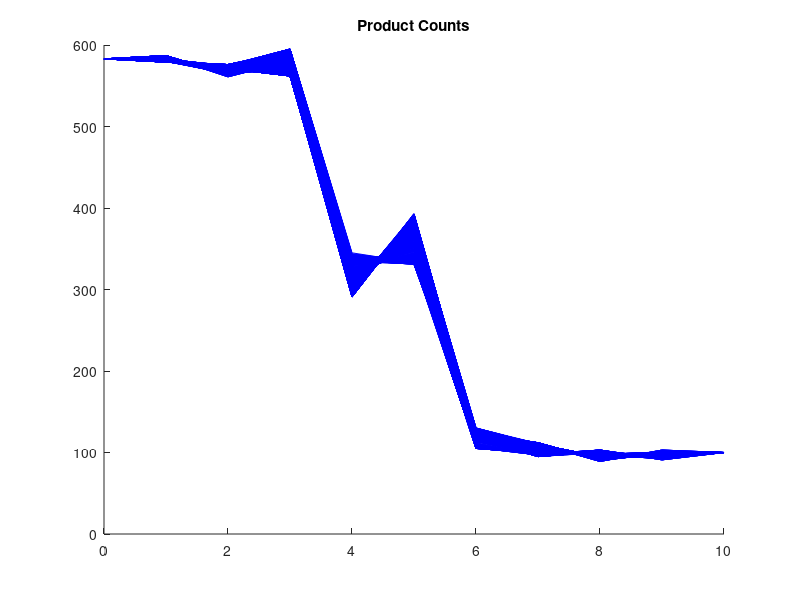
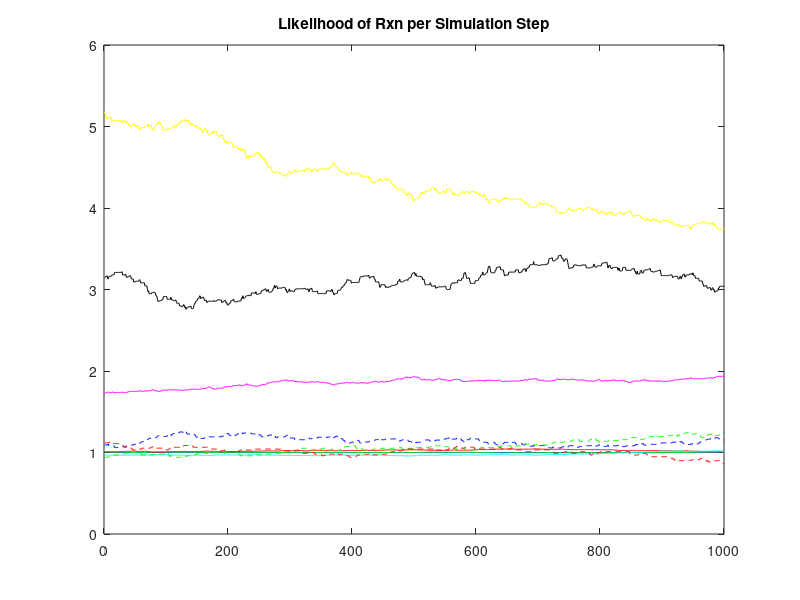
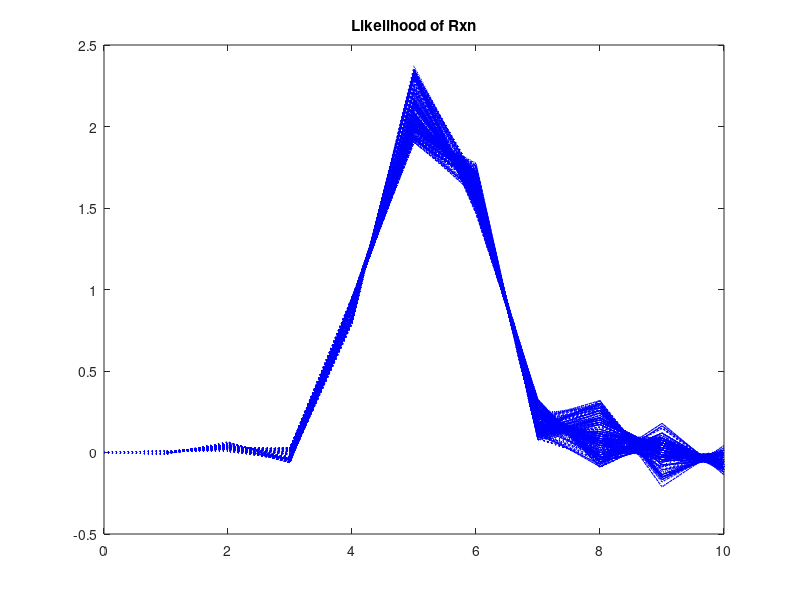
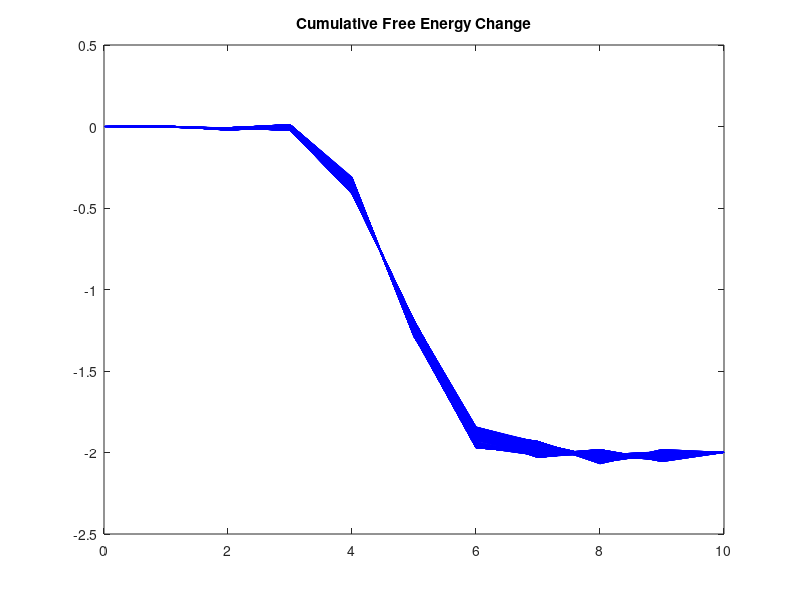

These figures' MATLAB source, in order:
function [] = lk_mc()
% Schlogl model:
% A  --> X
% K1 = k1/k2;
% B --> X
% Chain of reactions:
% A0 -> A1 -> A2 ->A3 ->A4 +2X -> 3X
% X -> B4 ->B3 -> B2 -> B1 -> B0
% A0 and B0 are the resevoirs

% Variables:
V = 1.00;
R = 0.00198858775; 
T = 298.15;
RT = R*T;

% kinetic parameters
k_boundary_rate = 1.00;
scale1 = 1;
scale2 = 1;
k1 = 1*3.0/V * scale1* k_boundary_rate;
k2 = 1*0.6/V * scale1* k_boundary_rate;
k3 = 1*0.25/V * scale2* k_boundary_rate;
k4 = k3
%k4=2.95;
K1 = k1/k2
K2 = k3/k4
k_boundary_rate = k_boundary_rate/V;

% Overall free energy change:
%DG = -3.85 %Gives a A0 =~ 10
%DG = -5.00
DG = -2.00
%DG = -3.85
%DG = -0.00
L = exp(-DG/RT)
A2B = L * K2/K1;
B0 = 100
A0 = round(A2B * B0)
pause;
X0 = 100;
X = X0;

L = K1/K2 * A0/B0
L1 = K1*A0/X
L2 = (1/K2) * X/B0
L1L2 = L1*L2
G_target = -RT* log(K1/K2 * A0/B0)

A1 = A0;
A2 = A0;
A3 = A0;
A4 = A0;
B1 = B0;
B2 = B0;
B3 = B0;
B4 = B0;
nsteps = 10000;
nsteps = 1000;
choices = rand(nsteps,1);

x_states = [];
a_states = [];
b_states = [];
Gstates = [];
deltaGstates = [];
xflux = [];
newtime = 0;
isteps = 0;
nreactions = 10;
L_thermo = zeros(nreactions, nsteps);
L_kinetic = zeros(nreactions, nsteps);

%Thermodynamic states - equilibrate the system:
for i=1:1:nsteps
   isteps = isteps + 1;

%Calculate the free energy changes of the reactions:
[f1,r1,f2,r2,f3,r3,f4,r4,f5,r5,f6,r6,fb3,rb3,fb4,rb4,fb5,rb5,fb6,rb6] = free_energy_changes(X, A0, A1, A2, A3, A4, B0, B1, B2, B3, B4, K1, K2);
   fall = f1+f2+f3+f4+f5+f6+fb3+fb4+fb5+fb6;
   rall = r1+r2+r3+r4+r5+r6+rb3+rb4+rb5+rb6;
   vall = 1 + rall + fall;

   %Check to see if any of the reactants went to zero:
   if((X < 0) || (B4 < 0))
      pause_sim = 1;
   else
      pause_sim = 0;
   end;
   % Random number:
   choice = choices(i);
if(X >= 1)
   % Choose a reaction:
   if (choice <= f1/vall)
      X = X +1;
      A4 = A4-1;
   elseif (choice <= (f1+f2)/vall)
      X = X +1;
      B4 = B4 -1;
   elseif (choice <= (f1+f2+f3)/vall)
      A1 = A1 +1;
   elseif (choice <= (f1+f2+f3+f4)/vall)
      A2 = A2 +1;
      A1 = A1 -1;
   elseif (choice <= (f1+f2+f3+f4+f5)/vall)
      A3 = A3 +1;
      A2 = A2 -1;
   elseif (choice <= (f1+f2+f3+f4+f5+f6)/vall)
      A4 = A4 +1;
      A3 = A3 -1;
   elseif (choice <= (f1+f2+f3+f4+f5+f6+fb3)/vall)
      B1 = B1 -1;
      %B0 is a constant
   elseif (choice <= (f1+f2+f3+f4+f5+f6+fb3+fb4)/vall)
      B1 = B1 + 1;
      B2 = B2 - 1;
   elseif (choice <= (f1+f2+f3+f4+f5+f6+fb3+fb4+fb5)/vall)
      B2 = B2 + 1;
      B3 = B3 - 1;
   elseif (choice <= (f1+f2+f3+f4+f5+f6+fb3+fb4+fb5+fb6)/vall)
      B3 = B3 + 1;
      B4 = B4 - 1;
%========================================
   elseif (choice <= (fall+r1)/vall)
      X = X -1;
      A4 = A4 +1;
   elseif (choice <= (fall+r1+r2)/vall)
      X = X -1;
      B4 = B4 +1;
   elseif (choice <= (r1+r2+r3)/vall)
      A1 = A1 -1;
   elseif (choice <= (r1+r2+r3+r4)/vall)
      A2 = A2 -1;
      A1 = A1 +1;
   elseif (choice <= (r1+r2+r3+r4+r5)/vall)
      A3 = A3 -1;
      A2 = A2 +1;
   elseif (choice <= (r1+r2+r3+r4+r5+r6)/vall)
      A4 = A4 -1;
      A3 = A3 +1;
   elseif (choice <= (r1+r2+r3+r4+r5+r6+rb3)/vall)
      B1 = B1 +1;
      %B0 is a constant
   elseif (choice <= (r1+r2+r3+r4+r5+r6+rb3+rb4)/vall)
      B1 = B1 - 1;
      B2 = B2 + 1;
   elseif (choice <= (r1+r2+r3+r4+r5+r6+rb3+rb4+rb5)/vall)
      B2 = B2 - 1;
      B3 = B3 + 1;
   elseif (choice <= (r1+r2+r3+r4+r5+r6+rb3+rb4+rb5+rb6)/vall)
      B3 = B3 - 1;
      B4 = B4 + 1;

   else
      % do nothing - the most likely state is the current state;
   end
   if (pause_sim ==1)
      X = X
      B4 = B4
      pause;
   end
   x_states = [x_states X];
   a_states = [a_states A2];
   b_states = [b_states B2];
else
   % By deduction, if the no X is present, the only possible reaction is that of B --> X:
   % In this case, the free energy of this state is simply -RT ln Keq * A/B where A/B = constant.
   %if (X < 1)
     % This is equivalent to assuming that an B--> X reaction must occur and is the only possibility
   if (pause_sim ==1)
      X = X
      B4 = B4
   end
     X = 1;
     %nsteps = isteps;
     %break;
   x_states = [x_states X];
   end;

end;

x_states = [];
a_states = [];
b_states = [];
Gstates = [];
deltaGstates = [];
xflux = [];
newtime = 0;
isteps = 0;

figure;
hold on;
%Thermodynamic states - Data collection:
for i=1:1:nsteps
   isteps = isteps + 1;
   % likelihood of forward reaction 
   % Free energy *change* requires incrementing products from current population
   % Current Free energy requires uses products from current population
%   if(i < 20000) X = 100; end;
      
%Calculate the free energy changes of the reactions:
[f1,r1,f2,r2,f3,r3,f4,r4,f5,r5,f6,r6,fb3,rb3,fb4,rb4,fb5,rb5,fb6,rb6] = free_energy_changes(X, A0, A1, A2, A3, A4, B0, B1, B2, B3, B4, K1, K2);
   fall = f1+f2+f3+f4+f5+f6+fb3+fb4+fb5+fb6;
   rall = r1+r2+r3+r4+r5+r6+rb3+rb4+rb5+rb6;
   vall = 1 + rall + fall;
   G1 = f1; 
   G2 = f2; 
   G3 = r1; 
   G4 = r2;

   if (f1 == 0) 
      G1 = 1; 
   end
   if (f2 == 0) 
      G2 = 1; 
   end
   if (r1 == 0) 
      G3 = 1; 
   end
   if (r2 == 0) 
      G4 = 1; 
   end
   if((X < 0) || (B4 < 0))
      pause_sim = 1;
   else
      pause_sim = 0;
   end;
 
   % Random number
   choice = choices(i);
if(X >= 1)
   %Choose a reaction:
   if (choice <= f1/vall)
      X = X +1;
      A4 = A4-1;
   elseif (choice <= (f1+f2)/vall)
      X = X +1;
      B4 = B4 -1;
   elseif (choice <= (f1+f2+f3)/vall)
      A1 = A1 +1;
   elseif (choice <= (f1+f2+f3+f4)/vall)
      A2 = A2 +1;
      A1 = A1 -1;
   elseif (choice <= (f1+f2+f3+f4+f5)/vall)
      A3 = A3 +1;
      A2 = A2 -1;
   elseif (choice <= (f1+f2+f3+f4+f5+f6)/vall)
      A4 = A4 +1;
      A3 = A3 -1;
   elseif (choice <= (f1+f2+f3+f4+f5+f6+fb3)/vall)
      B1 = B1 -1;
      %B0 is a constant
   elseif (choice <= (f1+f2+f3+f4+f5+f6+fb3+fb4)/vall)
      B1 = B1 + 1;
      B2 = B2 - 1;
   elseif (choice <= (f1+f2+f3+f4+f5+f6+fb3+fb4+fb5)/vall)
      B2 = B2 + 1;
      B3 = B3 - 1;
   elseif (choice <= (f1+f2+f3+f4+f5+f6+fb3+fb4+fb5+fb6)/vall)
      B3 = B3 + 1;
      B4 = B4 - 1;
%========================================
   elseif (choice <= (fall+r1)/vall)
      X = X -1;
      A4 = A4 +1;
   elseif (choice <= (fall+r1+r2)/vall)
      X = X -1;
      B4 = B4 +1;
   elseif (choice <= (r1+r2+r3)/vall)
      A1 = A1 -1;
   elseif (choice <= (r1+r2+r3+r4)/vall)
      A2 = A2 -1;
      A1 = A1 +1;
   elseif (choice <= (r1+r2+r3+r4+r5)/vall)
      A3 = A3 -1;
      A2 = A2 +1;
   elseif (choice <= (r1+r2+r3+r4+r5+r6)/vall)
      A4 = A4 -1;
      A3 = A3 +1;
   elseif (choice <= (r1+r2+r3+r4+r5+r6+rb3)/vall)
      B1 = B1 +1;
      %B0 is a constant
   elseif (choice <= (r1+r2+r3+r4+r5+r6+rb3+rb4)/vall)
      B1 = B1 - 1;
      B2 = B2 + 1;
   elseif (choice <= (r1+r2+r3+r4+r5+r6+rb3+rb4+rb5)/vall)
      B2 = B2 - 1;
      B3 = B3 + 1;
   elseif (choice <= (r1+r2+r3+r4+r5+r6+rb3+rb4+rb5+rb6)/vall)
      B3 = B3 - 1;
      B4 = B4 + 1;

   else
      % do nothing - the most likely state is the current state;
   end
   if (pause_sim ==1)
      X = X
      B4 = B4
      pause;
   end
   x_states = [x_states X];
   a_states = [a_states A2];
   b_states = [b_states B2];
else
   % By deduction, if the no X is present, the only possible reaction is that of B --> X:
   % In this case, the free energy of this state is simply -RT ln Keq * A/B where A/B = constant.
   %if (X < 1)
     % This is equivalent to assuming that an B--> X reaction must occur and is the only possibility
   if (pause_sim ==1)
      X = X
      B4 = B4
   end
     X = 1;
     %nsteps = isteps;
     %break;
   X = X
   x_states = [x_states X];
end;
   %fitness = -RT*(log(G1)+log(G2))
   [f1,f3,f4,f5,f6,r2,fb3,fb4,fb5,fb6] = current_free_energy(X, A0, A1, A2, A3, A4, B0, B1, B2, B3, B4, K1, K2);
   DG_forward = -RT*log(f1*r2*f3*f4*f5*f6*fb3*fb4*fb5*fb6);
   Gstates = [Gstates DG_forward];
   
   L_thermo(1,i) = 1;
   L_thermo(2,i) = f3;
   L_thermo(3,i) = f4;
   L_thermo(4,i) = f5;
   L_thermo(5,i) = f6;
   L_thermo(6,i) = f1;
   L_thermo(7,i) = r2;
   L_thermo(8,i) = fb6;
   L_thermo(9,i) = fb5;
   L_thermo(10,i) = fb4;
   L_thermo(11,i) = fb3;
      
   %plot([0:10], cumsum(-RT*log(L_thermo(:,i))));
   %plot([0:10], (-RT*log(L_thermo(:,i))));
   plot([0:10], [A0 A1 A2 A3 A4 X B4 B3 B2 B1 B0], 'b-');
   title('Product Counts');
   %pause;

   %Constants:
%   if(acetyl_coA== 0) acetyl_coA = 1; end

   %G = G_equil + (log(x/a) + log(y/x) + log (1/y));  
   %deltaG = (log(x/a) + log(y/x) + log (1/y));  
   %Gstates = [Gstates G];
   %deltaGstates = [deltaGstates deltaG];
end
   
isteps = isteps
nx_states = size(x_states)
mean_x = mean(x_states)
mean_a = mean(a_states)
mean_b = mean(b_states)
arith_avg_g = mean(Gstates)
   
figure
plot([1:nsteps] , L_thermo(1,:),'b-', ...
     [1:nsteps] , L_thermo(2,:),'g-', ...
     [1:nsteps] , L_thermo(3,:),'r-', ...
     [1:nsteps] , L_thermo(4,:),'c-', ...
     [1:nsteps] , L_thermo(5,:),'m-', ...
     [1:nsteps] , L_thermo(6,:),'y-', ...
     [1:nsteps] , L_thermo(7,:),'k-', ...
     [1:nsteps] , L_thermo(8,:),'b--', ...
     [1:nsteps] , L_thermo(9,:),'g--', ...
     [1:nsteps] , L_thermo(10,:),'r--');
title('Likelihood of Rxn per Simulation Step');

figure
thermo_L = [mean(L_thermo(1,:)),mean(L_thermo(2,:)),mean(L_thermo(3,:)),mean(L_thermo(4,:)),mean(L_thermo(5,:)),mean(L_thermo(6,:)),mean(L_thermo(7,:)),mean(L_thermo(8,:)),mean(L_thermo(9,:)),mean(L_thermo(10,:))];
scale = 1/log(2);
plot([0:10],scale*log(L_thermo),'b:');
title('Likelihood of Rxn');

%G_thermo = -RT* cumsum(log(thermo_L))
%G_kinetic = -RT* cumsum(log(kinetic_L))
figure
G_thermo = -RT* cumsum(log(L_thermo));
plot([0:10],G_thermo,'b');
title('Cumulative Free Energy Change');
figure
G_thermo = -RT* (log(L_thermo));
plot([0:10],G_thermo,'b');
title('Free Energy Change');


function [f1,r1,f2,r2,f3,r3,f4,r4,f5,r5,f6,r6,fb3,rb3,fb4,rb4,fb5,rb5,fb6,rb6] = free_energy_changes(X, A0, A1, A2, A3, A4, B0, B1, B2, B3, B4, K1, K2)

   [f1,f3,f4,f5,f6,r2,fb3,fb4,fb5,fb6] = current_free_energy(X, A0, A1, A2, A3, A4, B0, B1, B2, B3, B4, K1, K2);
   current_log_likelihood = log([f1,f3,f4,f5,f6,r2,fb3,fb4,fb5,fb6]);

   % A4 + 2X --> 3X
   [f1 f3 f4 f5 f6 r2 fb3 fb4 fb5 fb6] = current_free_energy(X+1, A0, A1, A2, A3, A4-1, B0, B1, B2, B3, B4, K1, K2);
   next_log_likelihood = log([f1,f3,f4,f5,f6,r2,fb3,fb4,fb5,fb6]);
   f1 = exp(sum(next_log_likelihood - current_log_likelihood));
   % B --> X
   [f1 f3 f4 f5 f6 r2 fb3 fb4 fb5 fb6] = current_free_energy(X+1, A0, A1, A2, A3, A4, B0, B1, B2, B3, B4-1, K1, K2);
   next_log_likelihood = log([f1,f3,f4,f5,f6,r2,fb3,fb4,fb5,fb6]);
   f2 = exp(sum(next_log_likelihood - current_log_likelihood));
   % likelihood of reverse reaction
   % 3X --> A + 2X
   [f1 f3 f4 f5 f6 r2 fb3 fb4 fb5 fb6] = current_free_energy(X-1, A0, A1, A2, A3, A4+1, B0, B1, B2, B3, B4, K1, K2);
   next_log_likelihood = log([f1,f3,f4,f5,f6,r2,fb3,fb4,fb5,fb6]);
   r1 = exp(sum(next_log_likelihood - current_log_likelihood));
        
   % X --> B
   [f1 f3 f4 f5 f6 r2 fb3 fb4 fb5 fb6] = current_free_energy(X-1, A0, A1, A2, A3, A4, B0, B1, B2, B3, B4+1, K1, K2);
   next_log_likelihood = log([f1,f3,f4,f5,f6,r2,fb3,fb4,fb5,fb6]);
   r2 = exp(sum(next_log_likelihood - current_log_likelihood));
   %A0 -> A1
   [f1 f3 f4 f5 f6 r2 fb3 fb4 fb5 fb6] = current_free_energy(X, A0, A1+1, A2, A3, A4, B0, B1, B2, B3, B4, K1, K2);
   next_log_likelihood = log([f1,f3,f4,f5,f6,r2,fb3,fb4,fb5,fb6]);
   f3 = exp(sum(next_log_likelihood - current_log_likelihood));
   %A1 -> A0
   [f1 f3 f4 f5 f6 r2 fb3 fb4 fb5 fb6] = current_free_energy(X, A0, A1-1, A2, A3, A4, B0, B1, B2, B3, B4, K1, K2);
   next_log_likelihood = log([f1,f3,f4,f5,f6,r2,fb3,fb4,fb5,fb6]);
   r3 = exp(sum(next_log_likelihood - current_log_likelihood));
        
   % A1 -> A2
   [f1 f3 f4 f5 f6 r2 fb3 fb4 fb5 fb6] = current_free_energy(X, A0, A1-1, A2+1, A3, A4, B0, B1, B2, B3, B4, K1, K2);
   next_log_likelihood = log([f1,f3,f4,f5,f6,r2,fb3,fb4,fb5,fb6]);
   f4 = exp(sum(next_log_likelihood - current_log_likelihood));
   % A2 -> A1
   [f1 f3 f4 f5 f6 r2 fb3 fb4 fb5 fb6] = current_free_energy(X, A0, A1+1, A2-1, A3, A4, B0, B1, B2, B3, B4, K1, K2);
   next_log_likelihood = log([f1,f3,f4,f5,f6,r2,fb3,fb4,fb5,fb6]);
   r4 = exp(sum(next_log_likelihood - current_log_likelihood));
   % A2 -> A3
   [f1 f3 f4 f5 f6 r2 fb3 fb4 fb5 fb6] = current_free_energy(X, A0, A1, A2-1, A3+1, A4, B0, B1, B2, B3, B4, K1, K2);
   next_log_likelihood = log([f1,f3,f4,f5,f6,r2,fb3,fb4,fb5,fb6]);
   f5 = exp(sum(next_log_likelihood - current_log_likelihood));
   % A3 -> A2
   [f1 f3 f4 f5 f6 r2 fb3 fb4 fb5 fb6] = current_free_energy(X, A0, A1, A2+1, A3-1, A4, B0, B1, B2, B3, B4, K1, K2);
   next_log_likelihood = log([f1,f3,f4,f5,f6,r2,fb3,fb4,fb5,fb6]);
   r5 = exp(sum(next_log_likelihood - current_log_likelihood));
   % A3 -> A4
   [f1 f3 f4 f5 f6 r2 fb3 fb4 fb5 fb6] = current_free_energy(X, A0, A1, A2, A3-1, A4+1, B0, B1, B2, B3, B4, K1, K2);
   next_log_likelihood = log([f1,f3,f4,f5,f6,r2,fb3,fb4,fb5,fb6]);
   f6 = exp(sum(next_log_likelihood - current_log_likelihood));
   % A4 -> A3
   [f1 f3 f4 f5 f6 r2 fb3 fb4 fb5 fb6] = current_free_energy(X, A0, A1, A2, A3+1, A4-1, B0, B1, B2, B3, B4, K1, K2);
   next_log_likelihood = log([f1,f3,f4,f5,f6,r2,fb3,fb4,fb5,fb6]);
   r6 = exp(sum(next_log_likelihood - current_log_likelihood));

   % B1 -> B0 (B0 constant)
   [f1 f3 f4 f5 f6 r2 fb3 fb4 fb5 fb6] = current_free_energy(X, A0, A1, A2, A3, A4, B0, B1-1, B2, B3, B4, K1, K2);
   next_log_likelihood = log([f1,f3,f4,f5,f6,r2,fb3,fb4,fb5,fb6]);
   fb3 =  exp(sum(next_log_likelihood - current_log_likelihood));
   % B0 -> B1
   [f1 f3 f4 f5 f6 r2 fb3 fb4 fb5 fb6] = current_free_energy(X, A0, A1, A2, A3, A4, B0, B1+1, B2, B3, B4, K1, K2);
   next_log_likelihood = log([f1,f3,f4,f5,f6,r2,fb3,fb4,fb5,fb6]);
   rb3 =  exp(sum(next_log_likelihood - current_log_likelihood));
   % B2 -> B1
   [f1 f3 f4 f5 f6 r2 fb3 fb4 fb5 fb6] = current_free_energy(X, A0, A1, A2, A3, A4, B0, B1+1, B2-1, B3, B4, K1, K2);
   next_log_likelihood = log([f1,f3,f4,f5,f6,r2,fb3,fb4,fb5,fb6]);
   fb4 =  exp(sum(next_log_likelihood - current_log_likelihood));
   % B1 -> B2
   [f1 f3 f4 f5 f6 r2 fb3 fb4 fb5 fb6] = current_free_energy(X, A0, A1, A2, A3, A4, B0, B1-1, B2+1, B3, B4, K1, K2);
   next_log_likelihood = log([f1,f3,f4,f5,f6,r2,fb3,fb4,fb5,fb6]);
   rb4 =  exp(sum(next_log_likelihood - current_log_likelihood));
   % B3 -> B2
   [f1 f3 f4 f5 f6 r2 fb3 fb4 fb5 fb6] = current_free_energy(X, A0, A1, A2, A3, A4, B0, B1, B2+1, B3-1, B4, K1, K2);
   next_log_likelihood = log([f1,f3,f4,f5,f6,r2,fb3,fb4,fb5,fb6]);
   fb5 =  exp(sum(next_log_likelihood - current_log_likelihood));
   % B2 -> B3
   [f1 f3 f4 f5 f6 r2 fb3 fb4 fb5 fb6] = current_free_energy(X, A0, A1, A2, A3, A4, B0, B1, B2-1, B3+1, B4, K1, K2);
   next_log_likelihood = log([f1,f3,f4,f5,f6,r2,fb3,fb4,fb5,fb6]);
   rb5 =  exp(sum(next_log_likelihood - current_log_likelihood));
   % B4 -> B3
   [f1 f3 f4 f5 f6 r2 fb3 fb4 fb5 fb6] = current_free_energy(X, A0, A1, A2, A3, A4, B0, B1, B2, B3+1, B4-1, K1, K2);
   next_log_likelihood = log([f1,f3,f4,f5,f6,r2,fb3,fb4,fb5,fb6]);
   fb6 =  exp(sum(next_log_likelihood - current_log_likelihood));
   % B3 -> B4
   [f1 f3 f4 f5 f6 r2 fb3 fb4 fb5 fb6] = current_free_energy(X, A0, A1, A2, A3, A4, B0, B1, B2, B3-1, B4+1, K1, K2);
   next_log_likelihood = log([f1,f3,f4,f5,f6,r2,fb3,fb4,fb5,fb6]);
   rb6 =  exp(sum(next_log_likelihood - current_log_likelihood));
return;

function [f1,f3,f4,f5,f6,r2,fb3,fb4,fb5,fb6] = current_free_energy(X, A0, A1, A2, A3, A4, B0, B1, B2, B3, B4, K1, K2)

   counts = [X A0 A1 A2 A3 A4 B0 B1 B2 B3 B4];
   index = find(counts < 1);
   if(isempty(index) ~=1)
      counts(index) = 0.0000000001;
      X = counts(1);
      A0 = counts(2);
      A1 = counts(3);
      A2 = counts(4);
      A3 = counts(5);
      A4 = counts(6);
      B0 = counts(7);
      B1 = counts(8);
      B2 = counts(9);
      B3 = counts(10);
      B4 = counts(11);
   end;

   % The likelihood of any reaction is K*Q, where Q is written as reactants/products
   % A4 +X^2 --> X^3
   f1 = K1*(A4)/X;
   % X --> B
   r2 = (1/K2)*X/B4;

   %A0 --> A1
   f3 = A0/A1;
   f4 = (A1)/A2;
   f5 = (A2)/(A3);
   f6 = (A3)/(A4);

   % B1 --> B0
   fb3 = B1/(B0);
   fb4 = (B2)/(B1);
   fb5 = (B3)/(B2);
   fb6 = (B4)/(B3);
return;
